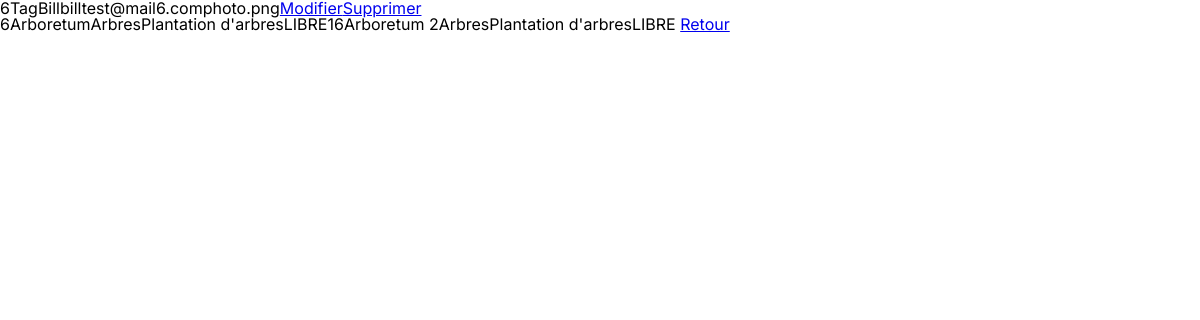
Page /admin/users/compte.php?users=6 on the committed database.
### tables this page shows
CREATE TABLE `users` (
  `user_id` int(11) NOT NULL,
  `user_nom` varchar(50) NOT NULL,
  `user_prnm` varchar(50) NOT NULL,
  `user_login` varchar(50) NOT NULL,
  `user_pass` varchar(255) NOT NULL,
  `user_email` varchar(100) NOT NULL,
  `user_photo` varchar(30) NOT NULL DEFAULT 'default_profil.png'
);

CREATE TABLE `parcelles` (
  `parcelle_id` int(11) NOT NULL,
  `parcelle_nom` varchar(100) NOT NULL,
  `parcelle_content` varchar(50) NOT NULL,
  `parcelle_etat` varchar(10) NOT NULL,
  `parcelle_desc` varchar(150) NOT NULL,
  `parcelle_dateDeb` date NOT NULL,
  `parcelle_dateFin` date NOT NULL,
  `parcelle_reservation` int(11) DEFAULT NULL,
  `_jardin_id` int(11) NOT NULL,
  `_user_id` int(255) NOT NULL
);

### admin/users/compte.php (the view, shortened to what this page needs)
<?php
require '../../composants/head.php';
require '../../model/connectBD.php';
$user_id = $_GET['users'];
$req = $bd->query("SELECT * FROM users WHERE user_id = $user_id");
$users = $req->fetchAll(PDO::FETCH_ASSOC);
foreach ($users as $user) {
    echo '<tr>';
    echo '<td>' . $user['user_id'] . '</td>';
    echo '<td>' . $user['user_nom'] . '</td>';
    echo '<td>' . $user['user_prnm'] . '</td>';
    echo '<td>' . $user['user_login'] . '</td>';
    echo '<td>' . $user['user_email'] . '</td>';
    echo '<td>' . $user['user_photo'] . '</td>';
    echo '<td><a href="compte.php?users=' . $user['user_id'] . '">Modifier</a><a href="compte.php?users=' . $user['user_id'] . '">Supprimer</a></td>';
    echo '</tr>';
}
echo '<br>';
$requete = $bd->prepare('SELECT * FROM parcelles WHERE _user_id = ?');
$requete->bindParam(1, $user_id);
$requete->execute();
$parcelles = $requete->fetchAll(PDO::FETCH_ASSOC);
foreach ($parcelles as $parcelle) {
    echo '<tr>';
    echo '<td>' . $parcelle['parcelle_id'] . '</td>';
    echo '<td>' . $parcelle['parcelle_nom'] . '</td>';
    echo '<td>' . $parcelle['parcelle_content'] . '</td>';
    echo '<td>' . $parcelle['parcelle_desc'] . '</td>';
    echo '<td>' . $parcelle['parcelle_etat'] . '</td>';
    echo '</tr>';
}
?>
<a href="/admin/users/tableUsers.php">Retour</a>

### src/assets/css/style.css (style rules this page uses)
html, body, div, span, applet, object, iframe, h1, h2, h3, h4, h5, h6, p, blockquote, pre, a, abbr, acronym, address, big, cite, code, del, dfn, em, img, ins, kbd, q, s, samp, small, strike, strong, sub, sup, tt, var, b, u, i, center, dl, dt, dd, ol, ul, li, fieldset, form, label, legend, table, caption, tbody, tfoot, thead, tr, th, td, article, aside, canvas, details, embed, figure, figcaption, footer, header, hgroup, menu, nav, output, ruby, section, summary, time, mark, audio, video { margin: 0; padding: 0; border: 0; font-size: 100%; font: inherit; vertical-align: baseline; }
body { line-height: 1; }
body { font-family: "Inter", sans-serif; }

### rows in the picture
users: user_id "6", user_nom "Tag", user_prnm "Bill", user_login "bill", user_email "test@mail6.com", user_photo "photo.png"
parcelles: parcelle_id "6", parcelle_nom "Arboretum", parcelle_content "Arbres", parcelle_desc "Plantation d'arbres", parcelle_etat "LIBRE"
parcelles: parcelle_id "16", parcelle_nom "Arboretum 2", parcelle_content "Arbres", parcelle_desc "Plantation d'arbres", parcelle_etat "LIBRE"
